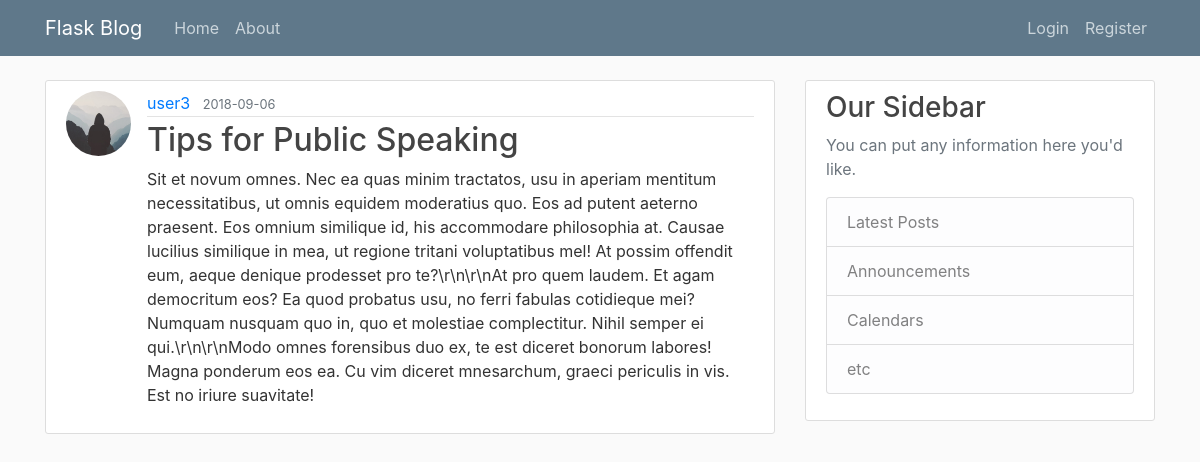
The page /post/12 on the database its author committed.
### flaskblog/models.py (models this page shows, shortened)
class User(db.Model, UserMixin):
    id = db.Column(db.Integer, primary_key=True)
    username = db.Column(db.String(20), unique=True, nullable=False)
    email = db.Column(db.String(120), unique=True, nullable=False)
    image_file = db.Column(db.String(20), nullable=False, default='default.jpg')
    password = db.Column(db.String(60), nullable=False)
    posts = db.relationship('Post', backref='author', lazy=True)

class Post(db.Model):
    id = db.Column(db.Integer, primary_key=True)
    title = db.Column(db.String(100), nullable=False)
    date_posted = db.Column(db.DateTime, nullable=False, default=datetime.utcnow)
    content = db.Column(db.Text, nullable=False)
    user_id = db.Column(db.Integer, db.ForeignKey('user.id'), nullable=False)

### flaskblog/routes.py (the view)
@app.route("/post/<int:post_id>")
def post(post_id):
    post = Post.query.get_or_404(post_id)
    return render_template('post.html', title=post.title, post=post)

### flaskblog/templates/post.html (shortened to what this page needs)
{% extends "layout.html" %} {% block content %}
<article class="media content-section">
    <img class="rounded-circle article-img" src="{{ url_for('static', filename='profile_pics/' + post.author.image_file) }}" />
    <div class="media-body">
        <div class="article-metadata">
            <a class="mr-2" href="{{ url_for('user_posts', username=post.author.username) }}">{{ post.author.username }}</a>
            <small class="text-muted">{{ post.date_posted.strftime('%Y-%m-%d') }}</small>
        </div>
        <h2 class="article-title">{{ post.title }}</a></h2>
        <p class="article-content">{{ post.content }}</p>
    </div>
</article>
{% endblock content %}

### flaskblog/static/main.css (style rules this page uses)
body { background: #fafafa; color: #333333; margin-top: 5rem; }
h1, h2, h3, h4, h5, h6 { color: #444444; }
.content-section { background: #ffffff; padding: 10px 20px; border: 1px solid #dddddd; border-radius: 3px; margin-bottom: 20px; }
.article-title { color: #444444; }
.article-content { white-space: pre-line; }
.article-img { height: 65px; width: 65px; margin-right: 16px; }
.article-metadata { padding-bottom: 1px; margin-bottom: 4px; border-bottom: 1px solid #e3e3e3 }

### rows shown on the page
User: image_file (placeholder picture), author.username "user3"
Post: date_posted "2018-09-06", title "Tips for Public Speaking", content "Sit et novum omnes. Nec ea quas minim tractatos, usu in aperiam mentitum necessitatibus, ut omnis equidem moderatius quo. Eos ad putent aeterno praesent. Eos omnium similique id, his accommodare philosophia at. Causae lucilius similique in mea, ut regione tritani voluptatibus mel! At possim offendit eum, aeque denique prodesset pro te?\\r\\n\\r\\nAt pro quem laudem. Et agam democritum eos? Ea quod probatus usu, no ferri fabulas cotidieque mei? Numquam nusquam quo in, quo et molestiae complectitur. Nihil semper ei qui.\\r\\n\\r\\nModo omnes forensibus duo ex, te est diceret bonorum labores! Magna ponderum eos ea. Cu vim diceret mnesarchum, graeci periculis in vis. Est no iriure suavitate!"
